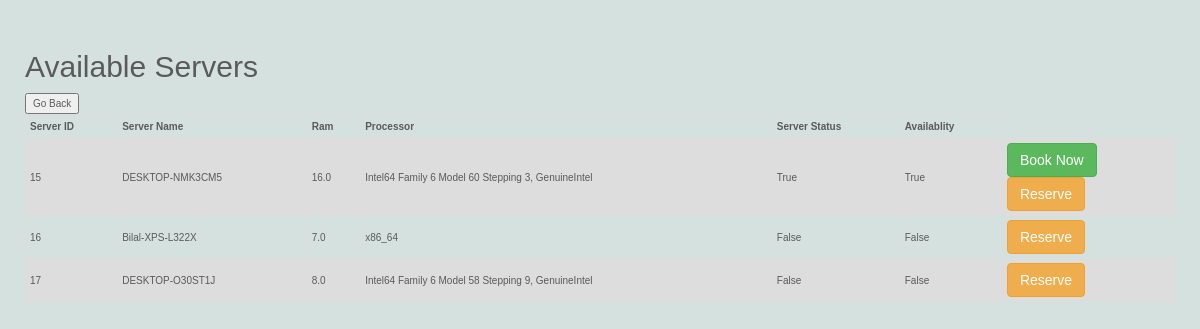
Page /available-server/ (signed in) on the committed database.
### server/models.py (models this page shows, shortened)
class ServerManagement(models.Model):
    server_name = models.CharField(max_length=255)
    ip_addr = models.CharField(default='0.0.0.0', max_length=255)
    ram = models.FloatField(max_length=3)
    processor = models.CharField(max_length=255)
    enable = models.BooleanField(default=False, null=False)

### user/views.py (the view)
# urls.py: path('available-server/', views.available_server, name='available-server'),
@login_required(login_url="login")
def available_server(request):
    servers = ServerManagement.objects.all()
    booked_server = ServerReservation.objects.filter(Q(end_time__gte=timezone.now()),
                                                     Q(reservation_time__lte=timezone.now()))
    setelement = set()
    for f in booked_server:
        if f.server_id in servers:
            setelement.add(f.server_id)
    dt = []
    for i in servers:
        dt += [
            {
                'servername': i.server_name,
                'ram': i.ram,
                'processor': i.processor,
                'available': i.enable,
                'status': (0 if i in setelement or not i.enable else 1),
                'server_id': i.id,
            }
        ]
    return render(request, 'user/login/available_server.html', {'ServerData': dt})

### user/templates/user/login/available_server.html (shortened to what this page needs)
<!DOCTYPE html>
<html lang="en">
<head>
    <link rel="stylesheet" href="https://maxcdn.bootstrapcdn.com/bootstrap/3.4.1/css/bootstrap.min.css">
</head>
<body>
<h2>Available Servers</h2>
<button onclick="history.back()">Go Back</button>
<table>
    <tr>
                <th>Server ID</th>
        <th>Server Name</th>
        <th>Ram</th>
        <th>Processor</th>
        <th>Server Status</th>
        <th>Availablity</th>
    </tr>
    {% for data in ServerData %}
    <tr>
                <td> {{ data.server_id }}</td>
        <td> {{ data.servername }}</td>
        <td>{{ data.ram }}</td>
        <td>{{ data.processor }}</td>
        <td>{{ data.available }}</td>
        <td>{% if data.status == 1 %}
        {{ True }}
            {% else %}
            {{ False }}
            {% endif %}
        </td>
        <td>
            {% if data.status == True %}
            <form method='post' action="{% url 'book-now' %}">
                <button type="submit" class="btn btn-success" name='server' value="{{ data.server_id }}"> Book Now
                </button>
            </form>
            {% endif %}
            <form method="post" action="{% url 'reservation' %}">
                <button type="submit" name="server" value="{{ data.server_id }}" class="btn btn-warning">Reserve
                </button>
            </form>
        </td>
    </tr>
    {% endfor %}
</table>
</body>
</html>

### user/templates/user/login/available_server.html (style rules this page uses)
body { background-color: #d5e1df; align-items: center; margin: 10px; padding: 2rem 1.5rem; font: 1rem/1.5 "PT Sans", Arial, sans-serif; color: #5a5a5a; }
table { font-family: arial, sans-serif; border-collapse: collapse; width: 100%; }
td, th { border: 1px solid #dddddd; text-align: left; padding: 4px; }
tr:nth-child(even) { background-color: #dddddd; }

### rows in the picture
ServerManagement: servername "DESKTOP-NMK3CM5", ram "16.0", processor "Intel64 Family 6 Model 60 Stepping 3, GenuineIntel"
ServerManagement: servername "Bilal-XPS-L322X", ram "7.0", processor "x86_64"
ServerManagement: servername "DESKTOP-O30ST1J", ram "8.0", processor "Intel64 Family 6 Model 58 Stepping 9, GenuineIntel"

### other values in the picture
{{ data.server_id }} "15" "16" "17"
{{ data.available }} "True" "False" "False"
{{ True }} "True"
{{ False }} "False" "False"
